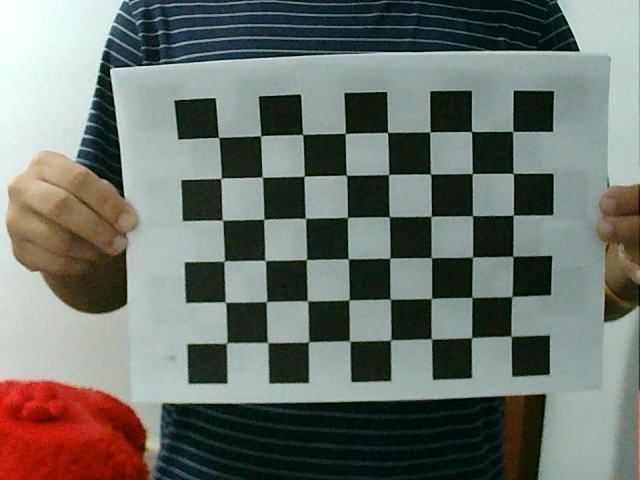
#> input picture StereoVision3D/calibration_images/left_images/printL0.png, 640 x 480 px; its folder holds only this picture in this run
$ python stereo_calibration.py   (older library calls are emulated)
#> lines starting #> are read from the running program, lines starting #| are printed output that depends on the picture; after the words box and inside, x2 and y2 are one past the last pixel; in counts of white or black regions, pixels touching at a corner belong together; long printed decimals are rounded
import numpy as np
import cv2
import glob

# Terminar quando pelo menos 9 pontos são encontrados
criteria = (cv2.TERM_CRITERIA_EPS + cv2.TERM_CRITERIA_MAX_ITER, 30, 0.001)
chessboardSize = (8,6)
frameSize = (1280,480)

# Preparar objeto de ponto de referência
objp = np.zeros((chessboardSize[0] * chessboardSize[1], 3), np.float32)
objp[:,:2] = np.mgrid[0:chessboardSize[0],0:chessboardSize[1]].T.reshape(-1,2)

size_of_chessboard_squares_mm = 25
objp = objp * size_of_chessboard_squares_mm

# Arrays para armazenar pontos do objeto e pontos da imagem
objpoints = [] # pontos 3D na coordenada do objeto
imgpoints_left = [] # pontos 2D na imagem esquerda
imgpoints_right = [] # pontos 2D na imagem direita

images_left = sorted(glob.glob('calibration_images\\left_images\\*.png'))
images_right = sorted(glob.glob('calibration_images\\right_images\\*.png'))

for imgLeft, imgRight in zip(images_left, images_right):
    img_left = cv2.imread(imgLeft)
#> img_left is the input picture: shape (480, 640, 3); mean B, G, R 107.7, 114.4, 109.7
    img_right = cv2.imread(imgRight)
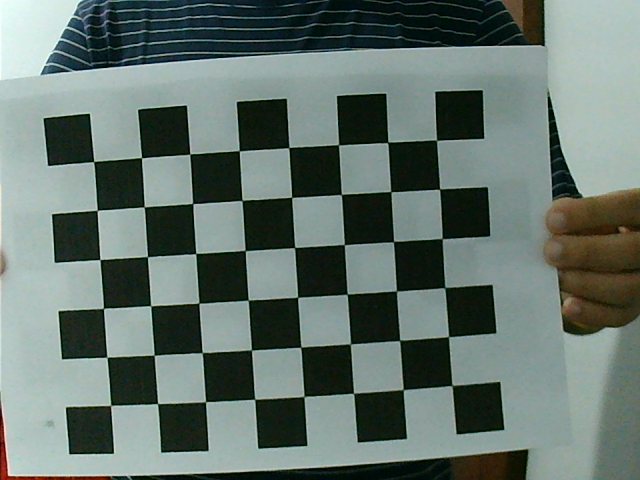
#> input picture StereoVision3D/calibration_images/right_images/printR4.png, 640 x 480 px
#> img_right is the input picture: shape (480, 640, 3); mean B, G, R 108.5, 115.1, 100.5

    gray_left = cv2.cvtColor(img_left, cv2.COLOR_BGR2GRAY)
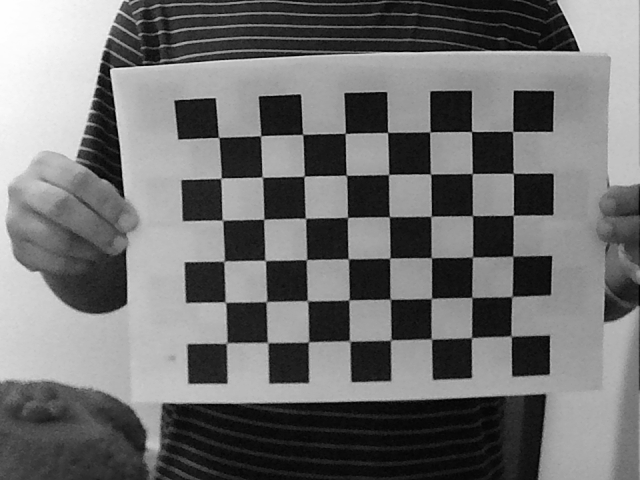
#> gray_left: shape (480, 640); min 1, max 254, mean 112.2
    gray_right = cv2.cvtColor(img_right, cv2.COLOR_BGR2GRAY)
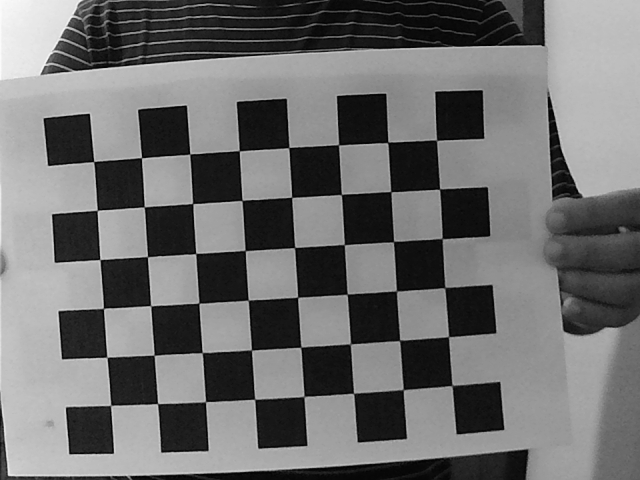
#> gray_right: shape (480, 640); min 1, max 251, mean 110

    # Encontrar as coordenadas do tabuleiro de xadrez
    ret_left, corners_left = cv2.findChessboardCorners(gray_left, (8,6), None)
#> ret_left = True; corners_left = 48 rows, first 8: [218.6, 137.5], [260.6, 135.9], [302.7, 134.3], [345.3, 133.2], [387.6, 132.4], [429.7, 132], [471.6, 131.6], [512.5, 131.6]
    ret_right, corners_right = cv2.findChessboardCorners(gray_right, (8,6), None)
#> ret_right = True; corners_right = 48 rows, first 8: [93.63, 161.6], [141.5, 157.7], [189.8, 153.9], [239.3, 150.8], [288.6, 147.6], [338.4, 144.7], [387.7, 142.4], [436.6, 140.4]

    # Adicionar pontos de objeto e pontos de imagem se o tabuleiro de xadrez foi encontrado
    if ret_left == True and ret_right == True:
        objpoints.append(objp)

        # Refinar as coordenadas do tabuleiro de xadrez
        corners2_left = cv2.cornerSubPix(gray_left,corners_left, (11,11), (-1,-1), criteria)
#> corners2_left = 48 rows, first 8: [218.6, 137.3], [260.6, 135.7], [302.6, 134.4], [345.3, 133.4], [387.5, 132.4], [429.8, 131.8], [471.5, 131.5], [512.7, 131.4]
        corners2_right = cv2.cornerSubPix(gray_right,corners_right, (11,11), (-1,-1), criteria)
#> corners2_right = 48 rows, first 8: [93.71, 161.5], [141.5, 157.7], [189.8, 154.1], [239.3, 150.7], [288.8, 147.5], [338.5, 144.9], [387.8, 142.4], [436.6, 140.2]
        imgpoints_left.append(corners2_left)
        imgpoints_right.append(corners2_right)

        # Desenhar e exibir as coordenadas do tabuleiro de xadrez na imagem
        img_left = cv2.drawChessboardCorners(img_left, (8,6), corners2_left, ret_left)
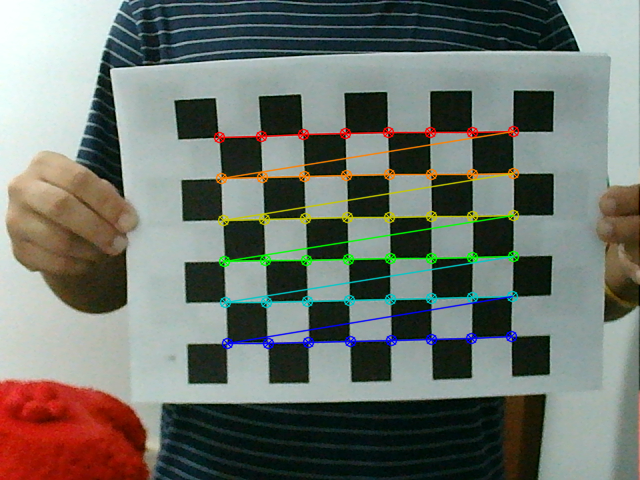
#> img_left: shape (480, 640, 3); 4.33% of pixels changed, all inside (x1, y1, x2, y2) = (213, 125, 520, 350)
        img_right = cv2.drawChessboardCorners(img_right, (8,6), corners2_right, ret_right)
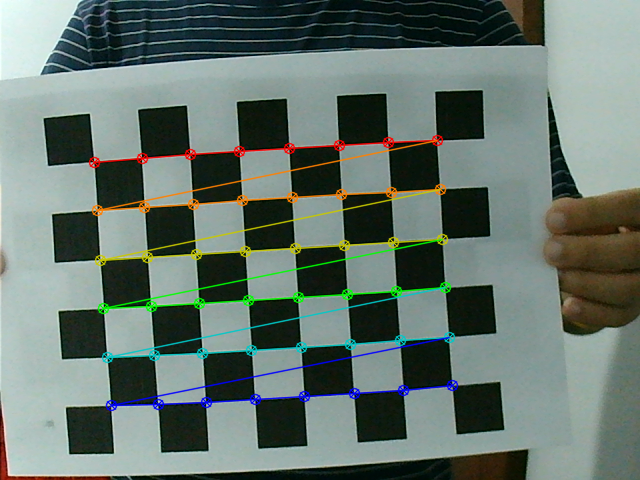
#> img_right: shape (480, 640, 3); 4.91% of pixels changed, all inside (x1, y1, x2, y2) = (88, 134, 459, 412)
        cv2.imshow("IMG-LEFT", img_left)
        cv2.imshow("IMG-RIGHT", img_right)
        cv2.waitKey(1000)

cv2.destroyAllWindows()


############## CALIBRATION #######################################################

retL, cameraMatrixL, distL, rvecsL, tvecsL = cv2.calibrateCamera(objpoints, imgpoints_left, frameSize, None, None)
#> retL = 0.323; cameraMatrixL = [[2394, 0, 664.6], [0, 3107.2, 67.48], [0, 0, 1]]; distL = [[-4.01, -75.52, 0.32, -0.667, 1328.8]]; rvecsL = ([0.532, 0.12, 0.016],); tvecsL = ([-272.5, 23.45, 1753.8],)
heightL, widthL, channelsL = img_left.shape
#> heightL = 480; widthL = 640; channelsL = 3
newCameraMatrixL, roi_L = cv2.getOptimalNewCameraMatrix(cameraMatrixL, distL, (widthL, heightL), 1, (widthL, heightL))
#> newCameraMatrixL = [[3257, 0, 638.8], [0, 2804.7, 122.9], [0, 0, 1]]; roi_L = (308, 62, 296, 196)

retR, cameraMatrixR, distR, rvecsR, tvecsR = cv2.calibrateCamera(objpoints, imgpoints_right, frameSize, None, None)
#> retR = 0.371; cameraMatrixR = [[2225.6, 0, 812.7], [0, 2688.6, 244.9], [0, 0, 1]]; distR = [[-3.53, 5, -0.00249, -0.582, -50.92]]; rvecsR = ([-0.0054, -0.158, -0.0622],); tvecsR = ([-385.3, -42.34, 1457.5],)
heightR, widthR, channelsR = img_right.shape
#> heightR = 480; widthR = 640; channelsR = 3
newCameraMatrixR, roi_R = cv2.getOptimalNewCameraMatrix(cameraMatrixR, distR, (widthR, heightR), 1, (widthR, heightR))
#> newCameraMatrixR = [[2719.9, 0, 824.8], [0, 2543.1, 244.4], [0, 0, 1]]; roi_R = (8, 29, 624, 421)

print(cameraMatrixL)
#| [[2.39395184e+03 0.00000000e+00 6.64625642e+02]
#|  [0.00000000e+00 3.10721375e+03 6.74771844e+01]
#|  [0.00000000e+00 0.00000000e+00 1.00000000e+00]]
print(newCameraMatrixL)
#| [[3.25697260e+03 0.00000000e+00 6.38779485e+02]
#|  [0.00000000e+00 2.80474814e+03 1.22889791e+02]
#|  [0.00000000e+00 0.00000000e+00 1.00000000e+00]]

####################################################################################

########## Stereo Vision Calibration #############################################

flags = 0
flags |= cv2.CALIB_FIX_INTRINSIC

criteria_stereo = (cv2.TERM_CRITERIA_EPS + cv2.TERM_CRITERIA_MAX_ITER, 30, 0.001)

# This step is performed to transformation between the two cameras and calculate Essential and Fundamenatl matrix
retStereo, newCameraMatrixL, distL, newCameraMatrixR, distR, rot, trans, essentialMatrix, fundamentalMatrix = cv2.stereoCalibrate(objpoints, imgpoints_left, imgpoints_right, newCameraMatrixL, distL, newCameraMatrixR, distR, gray_left.shape[::-1], criteria_stereo, flags)
#> retStereo = 1.83; rot = [[0.996, 0.00343, -0.0894], [0.0095, 0.99, 0.144], [0.0889, -0.144, 0.986]]; trans = [61.58, -317.3, -414.4]; essentialMatrix = [[-24.28, 455.8, -253.1], [-418.2, 7.46, -23.66], [316.6, 62.02, -19.49]]; fundamentalMatrix = [[3.22e-07, -7.01e-06, 0.0116], [5.93e-06, -1.23e-07, -0.00268], [-0.0131, 0.00322, 1]]


# Reprojection Error
mean_error = 0

for i in range(len(objpoints)):
    imgpoints2, _ = cv2.projectPoints(objpoints[i], rvecsL[i], tvecsL[i], newCameraMatrixL, distL)
    error = cv2.norm(imgpoints_left[i], imgpoints2, cv2.NORM_L2)/len(imgpoints2)
    mean_error += error
#> this loop made 1 pass
#> (error, mean_error) on pass 1: (20.59, 20.59)
#> after the loop, mean_error = 20.59


print("total error: {}".format(mean_error/len(objpoints)))
#| total error: 20.587


########## Stereo Rectification #################################################

rectifyScale= 1
rectL, rectR, projMatrixL, projMatrixR, Q, roi_L, roi_R= cv2.stereoRectify(newCameraMatrixL, distL, newCameraMatrixR, distR, gray_left.shape[::-1], rot, trans, rectifyScale,(0,0))
#> rectL = [[0.997, 0.0767, 0.00419], [-0.0409, 0.483, 0.874], [0.065, -0.872, 0.485]]; rectR = [[0.993, 0.086, 0.0817], [-0.117, 0.604, 0.788], [0.0184, -0.792, 0.61]]; projMatrixL = [[2988.5, 0, 723.3, 0], [0, 2988.5, -4826.8, 0], [0, 0, 1, 0]]; projMatrixR = [[2988.5, 0, 723.3, 0], [0, 2988.5, -4826.8, -1570524.2], [0, 0, 1, 0]]; Q = [[1, 0, 0, -723.3], [0, 1, 0, 4826.8], [0, 0, 0, 2988.5], [0, 0, 0.0019, 0]]; roi_L = (0, 114, 640, 366); roi_R = (0, 0, 0, 0)
print(Q)
#| [[ 1.00000000e+00  0.00000000e+00  0.00000000e+00 -7.23294306e+02]
#|  [ 0.00000000e+00  1.00000000e+00  0.00000000e+00  4.82682043e+03]
#|  [ 0.00000000e+00  0.00000000e+00  0.00000000e+00  2.98845105e+03]
#|  [ 0.00000000e+00  0.00000000e+00  1.90283670e-03 -0.00000000e+00]]

stereoMapL = cv2.initUndistortRectifyMap(newCameraMatrixL, distL, rectL, projMatrixL, gray_left.shape[::-1], cv2.CV_16SC2)
stereoMapR = cv2.initUndistortRectifyMap(newCameraMatrixR, distR, rectR, projMatrixR, gray_right.shape[::-1], cv2.CV_16SC2)

print("Saving parameters!")
cv_file = cv2.FileStorage('stereoMap.xml', cv2.FILE_STORAGE_WRITE)

cv_file.write('stereoMapL_x',stereoMapL[0])
cv_file.write('stereoMapL_y',stereoMapL[1])
cv_file.write('stereoMapR_x',stereoMapR[0])
cv_file.write('stereoMapR_y',stereoMapR[1])
cv_file.write('q', Q)

cv_file.release()

###################################################################################

############################# UNDISTORT ###########################################

# Camera parameters to undistort and rectify images
#> (the run stopped early here; a loop or call above may not have finished)
